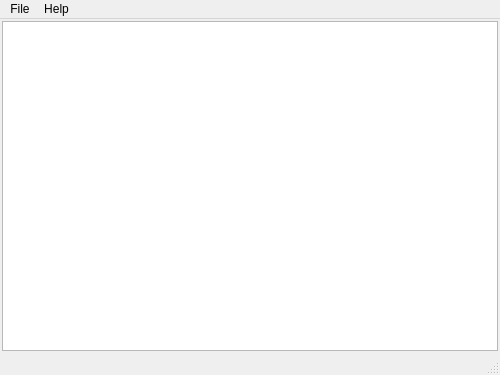
<?xml version="1.0" encoding="UTF-8"?>
<ui version="4.0">
 <class>SerialTable</class>
 <widget class="QDockWidget" name="SerialTable">
  <property name="geometry">
   <rect>
    <x>0</x>
    <y>0</y>
    <width>500</width>
    <height>375</height>
   </rect>
  </property>
  <widget class="QMainWindow" name="mainWindow">
   <property name="dockNestingEnabled">
    <bool>true</bool>
   </property>
   <widget class="QWidget" name="centralWidget">
    <layout class="QGridLayout" name="gridLayout">
     <property name="leftMargin">
      <number>2</number>
     </property>
     <property name="topMargin">
      <number>2</number>
     </property>
     <property name="rightMargin">
      <number>2</number>
     </property>
     <property name="bottomMargin">
      <number>2</number>
     </property>
     <property name="spacing">
      <number>0</number>
     </property>
     <item row="0" column="0">
      <widget class="QTableWidget" name="tableWidget">
       <property name="alternatingRowColors">
        <bool>true</bool>
       </property>
      </widget>
     </item>
    </layout>
   </widget>
   <widget class="QMenuBar" name="menuBar">
    <property name="geometry">
     <rect>
      <x>0</x>
      <y>0</y>
      <width>500</width>
      <height>21</height>
     </rect>
    </property>
    <widget class="QMenu" name="menuFile">
     <property name="title">
      <string>File</string>
     </property>
     <addaction name="actionFind_Item"/>
     <addaction name="separator"/>
     <addaction name="actionOpen_Table"/>
     <addaction name="actionSave_Table"/>
     <addaction name="actionExport_CSV"/>
     <addaction name="separator"/>
     <addaction name="actionClose_Window"/>
    </widget>
    <widget class="QMenu" name="menuHelp">
     <property name="title">
      <string>Help</string>
     </property>
     <addaction name="actionGeneral_Help"/>
     <addaction name="actionTable_Help"/>
    </widget>
    <addaction name="menuFile"/>
    <addaction name="menuHelp"/>
   </widget>
   <widget class="QStatusBar" name="statusBar"/>
  </widget>
  <action name="actionFind_Item">
   <property name="text">
    <string>Find Item</string>
   </property>
   <property name="shortcut">
    <string>Ctrl+F</string>
   </property>
  </action>
  <action name="actionOpen_Table">
   <property name="enabled">
    <bool>false</bool>
   </property>
   <property name="text">
    <string>Open Table</string>
   </property>
   <property name="shortcut">
    <string>Ctrl+O</string>
   </property>
   <property name="visible">
    <bool>false</bool>
   </property>
  </action>
  <action name="actionSave_Table">
   <property name="text">
    <string>Save Table</string>
   </property>
   <property name="shortcut">
    <string>Ctrl+S</string>
   </property>
  </action>
  <action name="actionExport_CSV">
   <property name="text">
    <string>Export CSV</string>
   </property>
   <property name="shortcut">
    <string>Ctrl+E</string>
   </property>
  </action>
  <action name="actionClose_Window">
   <property name="text">
    <string>Close Window</string>
   </property>
   <property name="shortcut">
    <string>Ctrl+Q</string>
   </property>
  </action>
  <action name="actionGeneral_Help">
   <property name="text">
    <string>General Help</string>
   </property>
  </action>
  <action name="actionTable_Help">
   <property name="text">
    <string>Table Help</string>
   </property>
  </action>
 </widget>
 <resources/>
 <connections/>
</ui>
